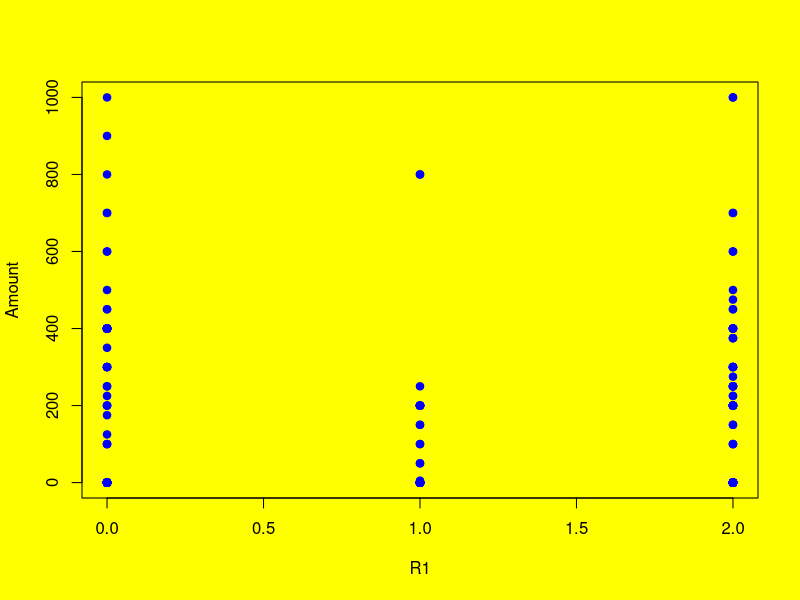
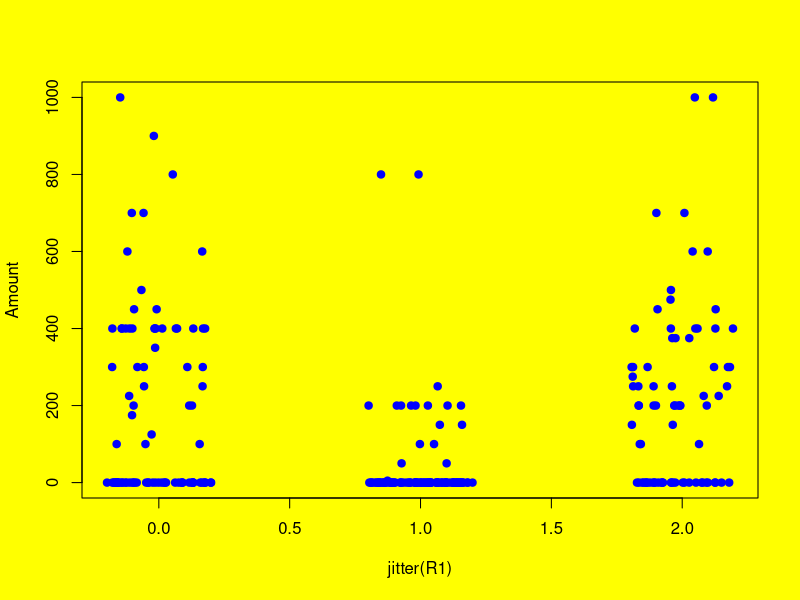
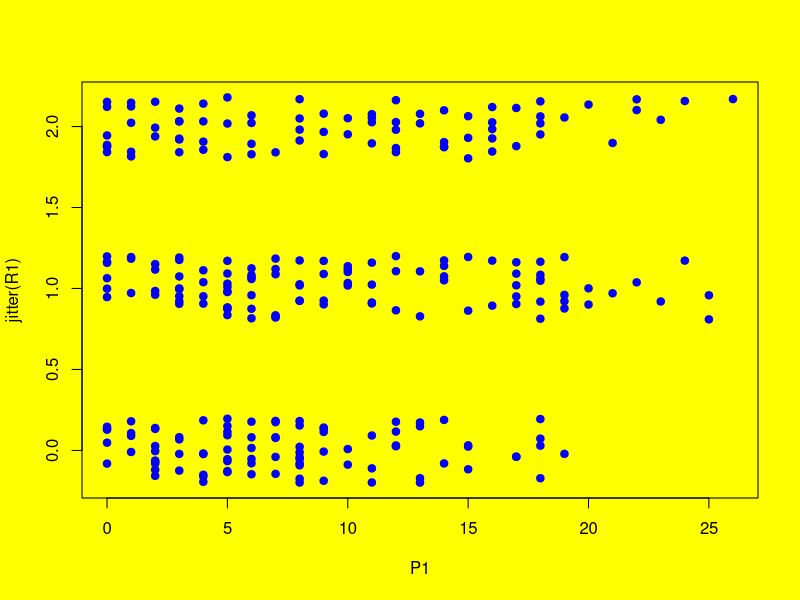
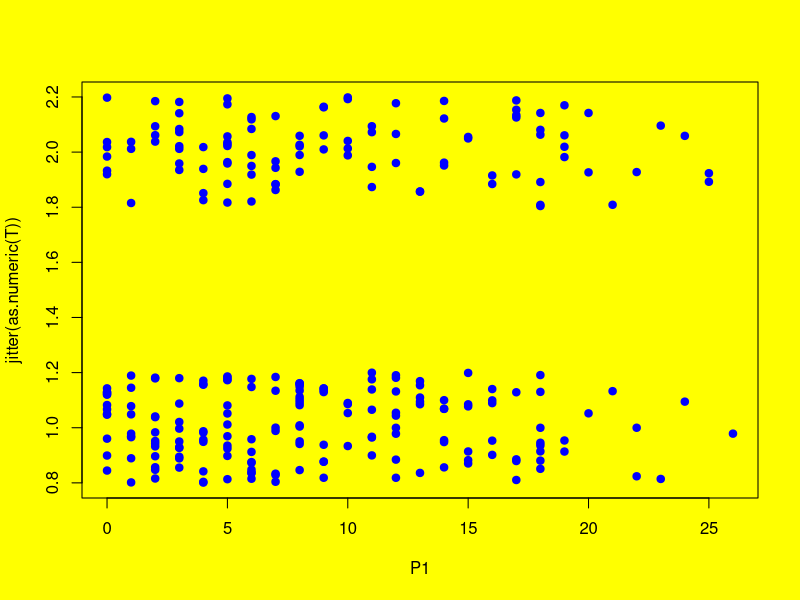
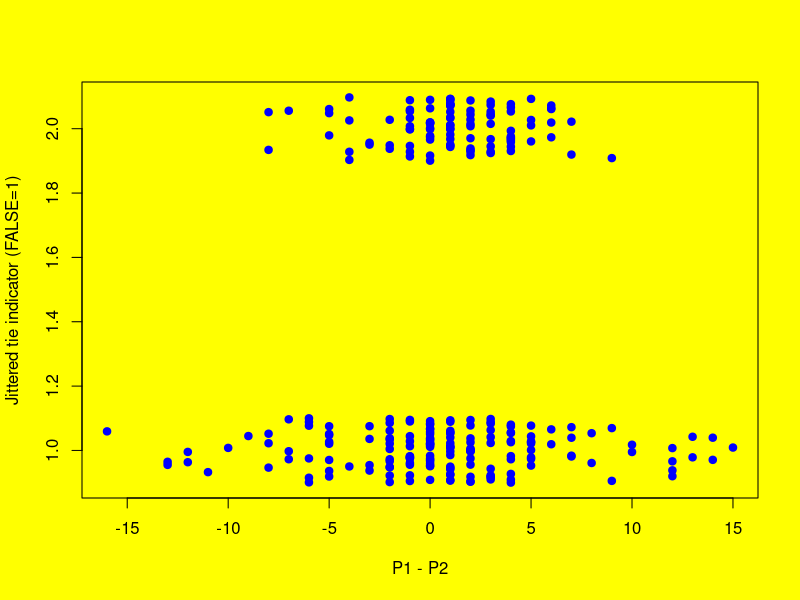
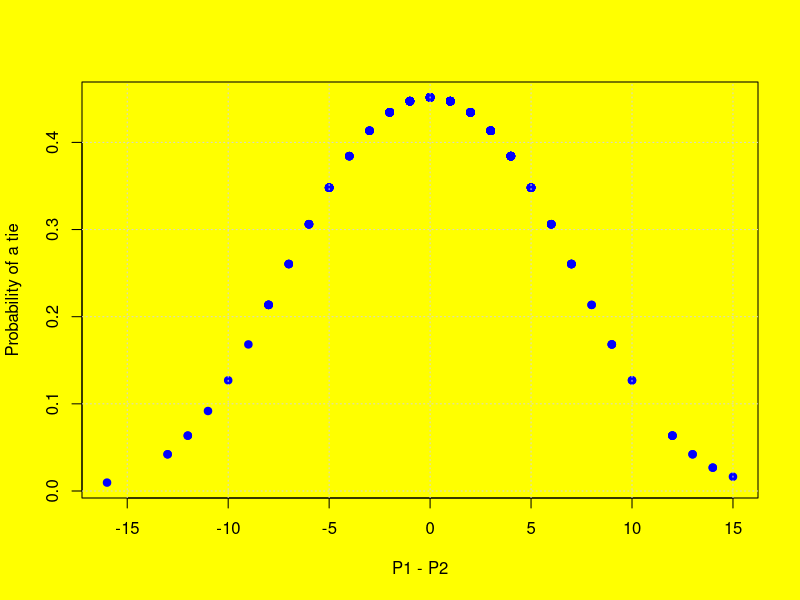

Generate these figures, in order, with R:
#===================================#
#           STAT 453/653            #
#        "Non-linear" GLMs          #
#===================================#

T<-read.table(file='ttt.txt',header=TRUE) # reads data
attach(T) # makes R recognize the names of variables from "T"

par(bg='yellow')

# plot the bribe amount versus game result 
plot(R1,Amount,pch=19,col='blue')

# ...a better version of the plot
plot(jitter(R1),Amount,pch=19,col='blue')

# plot the game result versus player 1 points
plot(P1,jitter(R1),pch=19,col='blue')

T<-factor(R1==1) # Tie indicator
# plot tie indicator vs. player 1 points
plot(P1,jitter(as.numeric(T)),pch=19,col='blue')

# plot tie indicator vs. P1-P2
plot(P1-P2,jitter(as.numeric(T),amount=.1),pch=19,col='blue',
ylab='Jittered tie indicator (FALSE=1)')

# GLMs
#-------------------------------
g<-glm(T~P1,family=binomial)
g<-glm(T~P1+P2,family=binomial)
g<-glm(T~P1+P2+I(P1^2)+I(P2^2)+I(P1*P2),family=binomial)
g<-glm(T~I(P1^2)+I(P2^2)+I(P1*P2),family=binomial)
g<-glm(T~I(P1-P2)+I((P1-P2)^2),family=binomial)
g<-glm(T~I(P1-P2)+I((P1-P2)^2)+I((P1-P2)^3),family=binomial)
g<-glm(T~I((P1-P2)^2),family=binomial)


plot(P1-P2,predict(g,data.frame(P1=P1,P2=P2),type='response'),
pch=19,col='blue',ylab='Probability of a tie')
grid()

